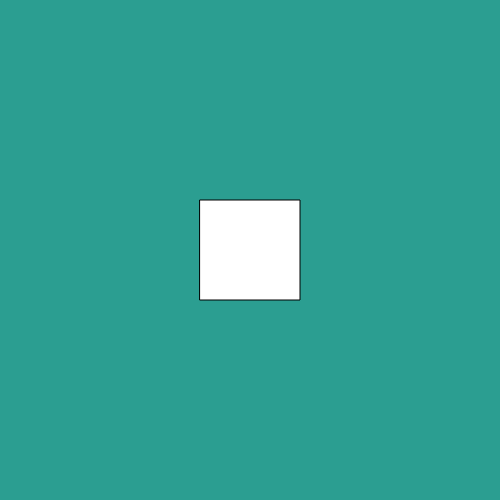
Frame 1 (no input)
Frame 60 (no input): identical to frame 1, image omitted
Frame 120 (the mouse pressed at the canvas centre since frame 60): identical to frame 1, image omitted

The p5.js sketch that drew this single still picture (run headless with seeded random() and noise() and a simulated clock; from frame 60 on, the mouse is pressed at the canvas centre):

// p5.js sketch
// ── sketch.js
function setup() {
  createCanvas(500, 500);
  colorMode(HSB, 360, 100, 100);
  rectMode(CENTER);
}

function draw() {
  background(173, 73, 62);
  rect(250,250,100,100)
}
